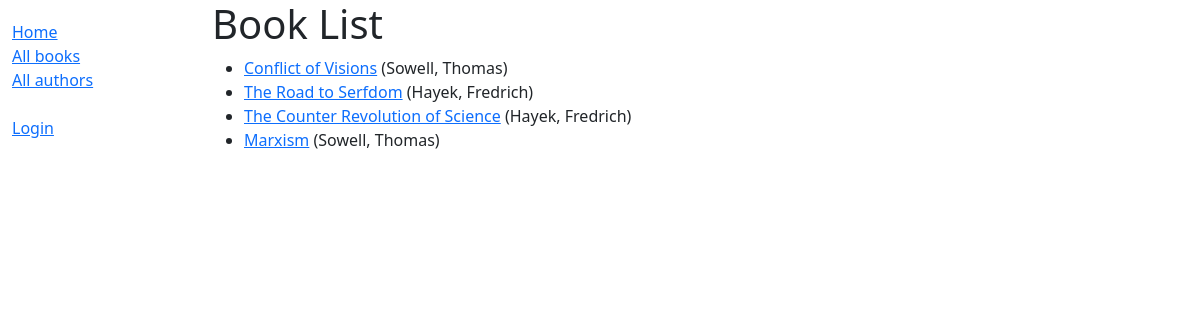
/catalog/books/, run on the app's committed database.
### catalog/models.py (models this page shows, shortened)
class Book(models.Model):
    title = models.CharField(max_length=200)
    author = models.ForeignKey(Author, on_delete=models.RESTRICT, null=True)
    summary = models.TextField(
        max_length=1000, help_text="Enter a brief description of the book")
    isbn = models.CharField('ISBN', max_length=13,
                            unique=True,
                            help_text='13 Character <a href="https://www.isbn-international.org/content/what-isbn'
                                    '">ISBN number</a>')
    genre = models.ManyToManyField(Genre, help_text="Select a genre for this book")
    language = models.ForeignKey(Language, on_delete=models.SET_NULL, null=True)
    def display_genre(self):
        """Create a string for the Genre. This is required to display genre in Admin."""
        return ', '.join(genre.name for genre in self.genre.all()[:3])
    display_genre.short_description = 'Genre'
    def get_absolute_url(self):
        return reverse('book-detail', args=[str(self.id)])

class Author(models.Model):
    first_name = models.CharField(max_length=100)
    last_name = models.CharField(max_length=100)
    date_of_birth = models.DateField(null=True, blank=True)
    date_of_death = models.DateField('died', null=True, blank=True)
    class Meta:
        ordering = ['last_name', 'first_name']
    def __str__(self):
        return f'{self.last_name}, {self.first_name}'

### catalog/views.py (the view)
# urls.py: path('books/', views.BookListView.as_view(), name='books'),
class BookListView(generic.ListView):
    model = Book
    paginate_by = 10

### catalog/templates/catalog/book_list.html
{% extends "base_generic.html" %}
{% block content %}
  <h1>Book List</h1>
  {% if book_list %}
    <ul>
      {% for book in book_list %}
      <li>
        <a href="{{ book.get_absolute_url }}">{{ book.title }}</a>
        ({{book.author}})
      </li>
      {% endfor %}
    </ul>
  {% else %}
    <p>There are no books in the library.</p>
  {% endif %}
{% endblock %}

### data on the page
Book: title "Conflict of Visions", author "Sowell, Thomas"
Book: title "The Road to Serfdom", author "Hayek, Fredrich"
Book: title "The Counter Revolution of Science", author "Hayek, Fredrich"
Book: title "Marxism", author "Sowell, Thomas"
